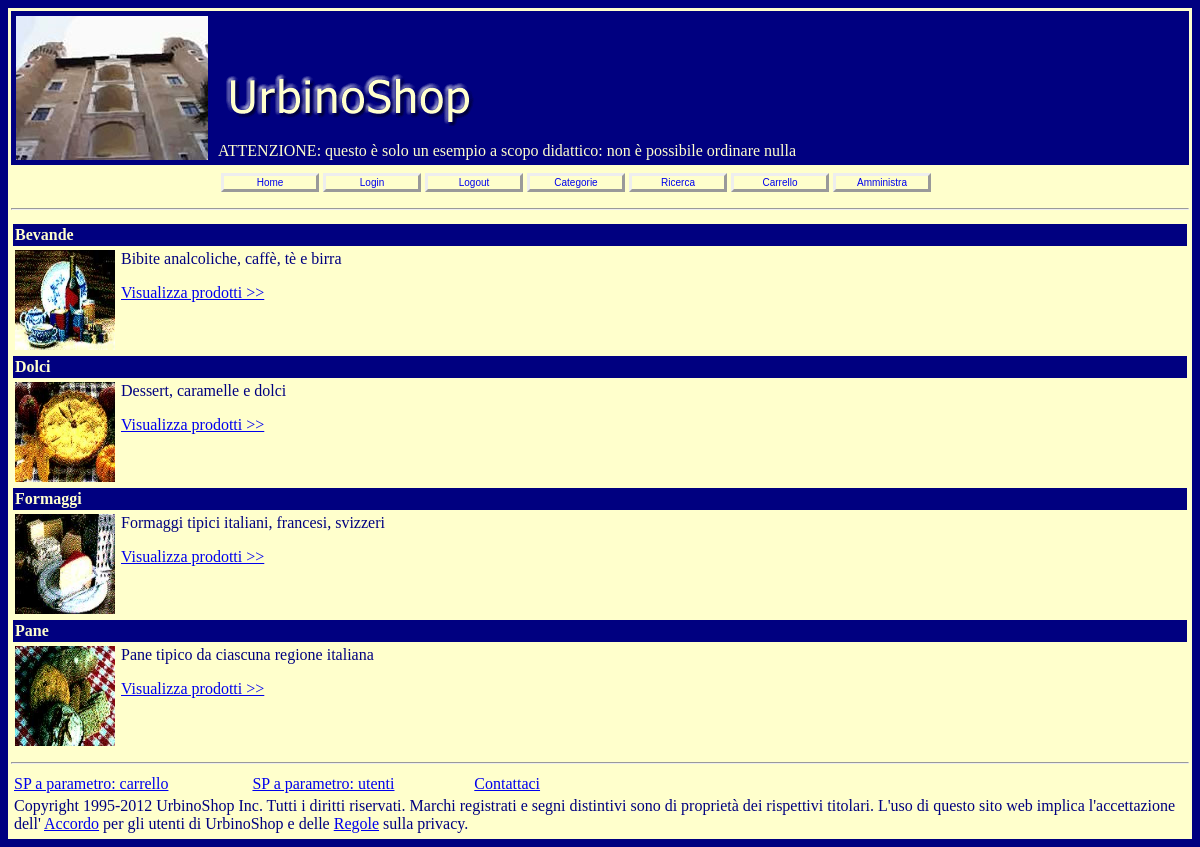
The page /categoria_catalogo.php on the database its author committed.
### tables this page shows
CREATE TABLE IF NOT EXISTS `tblcategoria` (
  `IDcategoria` int(10) unsigned NOT NULL AUTO_INCREMENT,
  `Nome` varchar(25) DEFAULT NULL,
  `Descrizione` text,
  `Foto` varchar(50) DEFAULT NULL,
  PRIMARY KEY (`IDcategoria`)
);

### ssi/shop_mysqli_funzioni.php (called while the page is built, shortened)
<?php
function rst_apri($str_query, $contesto = "") {
    $contesto = "<strong>" . $contesto . "</strong> - ";
    $connessione = mysqli_connect(DB_SERVER,
                                    DB_UTENTE_NOME,
                                    DB_UTENTE_PW,
                                    DB_NOME)
                    or die($contesto
                            . "Problemi con la connessione al Server DB: "
                            . mysqli_connect_error() ."<br />");
    $rst = mysqli_query($connessione,
			$str_query)
            or die($contesto
                    . "Query fallita: "
                    . mysqli_error($connessione));
    return $rst;
};
function rst_dati_ass($rst_aperto) {
	$riga_dati = mysqli_fetch_array($rst_aperto,
					MYSQLI_ASSOC);
	return $riga_dati;
};
?>

### categoria_catalogo.php (the view, shortened to what this page needs)
<?php
    include("ssi/header.php");
    include("ssi/shop_mysqli_funzioni.php");
    $sql = "SELECT * FROM ". DB_TABELLA_CATEGORIA . " ORDER BY Nome;";
    $dati = rst_apri($sql);
    while ($riga = rst_dati_ass($dati)) {
        $codiceCategoria = $riga["IDcategoria"];
        $nomeCategoria = $riga["Nome"];
        $descrizioneCategoria = $riga["Descrizione"];
        $fotoCategoria = $riga["Foto"];
?>
<table width="100%" border="0" cellpadding="2">
    <tr class="sfondo">
        <td colspan="2">
            <strong><?php echo($nomeCategoria); ?></strong>
        </td>
    </tr>
    <tr>
        <td width="100" align="center" valign="top">
            <img src="<?php echo($fotoCategoria); ?>" name="immagine"
                 width="100" height="100"
                 border="0" alt="Foto di <?php echo($nomeCategoria); ?>"
        </td>
        <td valign="top">
            <p><?php echo($descrizioneCategoria); ?>
                </p>
            <a href="prodotto_catalogo.php?IDcategoria=<?php echo($codiceCategoria); ?>">
                Visualizza prodotti &gt;&gt;</a>
        </td>
    </tr>
</table>
<?php
    };
    include("ssi/footer.php");
?>

### ssi/header.php (shortened to what this page needs)
<html>
<head>
	<link rel="stylesheet" href="generale.css" />
</head>
<body>
    <table width="100%" border="0" class="sfondo">
        <tr>
            <td>
                <table width="100%" border="0" cellpadding="5" cellspacing="0">
                    <tr class="sfondo">
                        <td width="10%" >
                            <img src="immagini/logo.jpg" alt="I torricini del palazzo ducale di Urbino" />
                        </td>
                        <td valign="bottom" colspan="3">
                            <img src="immagini/logoTesto.gif" alt="Il logo di UrbinoShop" />
                            <p>ATTENZIONE: questo &egrave; solo un esempio a scopo didattico:
                                non &egrave; possibile ordinare nulla</p>
                        </td>
                    </tr>
                    <tr>
                        <td>&nbsp;
                        </td>
                        <td>
                            <table>
                                <tr>
                                    <td>
                                        <a href="index.php" class="menu">Home</a>
                                    </td>
                                    <td>
                                        <a href="utente_login.php" class="menu">Login</a>
                                    </td>
                                    <td>
                                        <a href="utente_logout.php" class="menu">Logout</a>
                                    </td>
                                    <td>
                                        <a href="categoria_catalogo.php" class="menu">Categorie</a>
                                    </td>
                                    <td>
                                        <a href="prodotto_ricerca.php" class="menu">Ricerca</a>
                                    </td>
                                    <td>
                                        <a href="utente_carrello.php" class="menu">Carrello</a>
                                    </td>
                                    <td>
                                        <a href="admin/adminLogin.php" class="menu">Amministra</a>
                                    </td>
                                </tr>
                            </table>
                        </td>
                    </tr>
                </table>
                <hr>
            </td>
        </tr>
        <tr>
            <td>

### ssi/footer.php (shortened to what this page needs)
            </td>
        </tr>
        <tr>
            <td>
                <hr>
                <table border="0">
                    <tr>
                        <td>
                            <a href="carrello_sp_con_parametri.php">SP a parametro: carrello</a>
                        </td>
                        <td>
                            <a href="utenti_sp_con_parametri.php">SP a parametro: utenti</a>
                        </td>
                        <td>
                            <a href="mailto:informazioni@urbinoshop.com">Contattaci</a>
                        </td>
                        <td>
                        </td>
                        <td width="50%">
                        </td>
                    </tr>
                    <tr>
                        <td colspan="10">
                            Copyright 1995-2012 UrbinoShop Inc. Tutti i diritti riservati.
                            Marchi registrati e segni distintivi sono di propriet&agrave;
                            dei rispettivi titolari.
                            L'uso di questo sito web implica l'accettazione dell'
                            <a href="accordo.htm">Accordo</a>
                            per gli utenti di UrbinoShop
                            e delle
                            <a href="privacy.htm">Regole</a>
                            sulla privacy.
                        </td>
                    </tr>
                </table>
            </td>
        </tr>
    </table>
</body>
</html>

### generale.css (style rules this page uses)
body { background-color: Navy; color: Navy; }
table.sfondo { background-color: #FFFFCC; color: Navy; }
tr.sfondo { background-color: Navy; color: #FFFFCC; }
a.menu:link, a.menu:visited { font-size: x-small; text-decoration : none; font-family : Arial, Helvetica, sans-serif; border-style : outset; padding : 1px; width : 90px; text-align : center; display : block; }

### rows shown on the page
tblcategoria: Nome "Bevande", Foto (picture), Descrizione "Bibite analcoliche, caffè, tè e birra"
tblcategoria: Nome "Dolci", Foto (picture), Descrizione "Dessert, caramelle e dolci"
tblcategoria: Nome "Formaggi", Foto (picture), Descrizione "Formaggi tipici italiani, francesi, svizzeri"
tblcategoria: Nome "Pane", Foto (picture), Descrizione "Pane tipico da ciascuna regione italiana"
